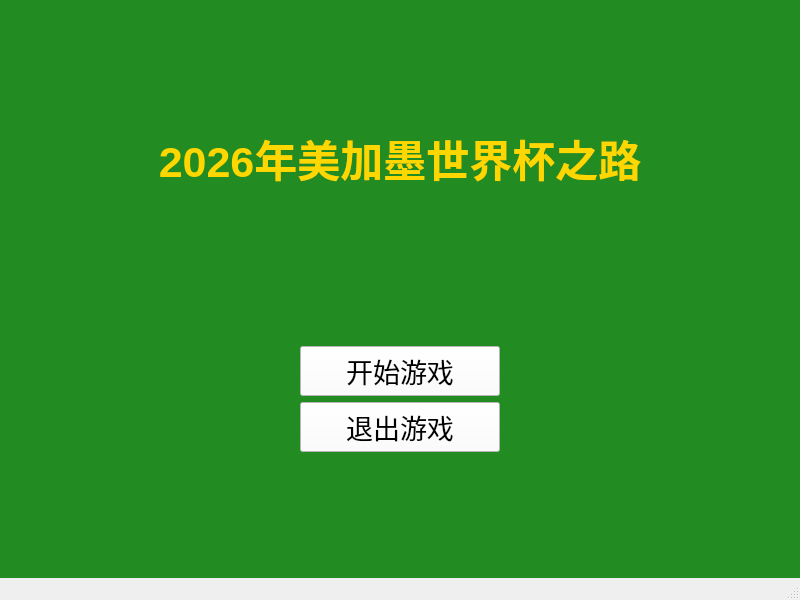
<?xml version="1.0" encoding="UTF-8"?>
<ui version="4.0">
 <class>StartWindow</class>
 <widget class="QMainWindow" name="StartWindow">
  <property name="geometry">
   <rect>
    <x>0</x>
    <y>0</y>
    <width>800</width>
    <height>600</height>
   </rect>
  </property>
  <property name="windowTitle">
   <string>2026年美加墨世界杯之路</string>
  </property>
  <widget class="QWidget" name="centralwidget">
   <property name="styleSheet">
    <string notr="true">background-color: #228B22;</string>
   </property>
   <layout class="QVBoxLayout" name="verticalLayout">
    <item>
     <spacer name="verticalSpacer_2">
      <property name="orientation">
       <enum>Qt::Vertical</enum>
      </property>
      <property name="sizeHint" stdset="0">
       <size>
        <width>20</width>
        <height>100</height>
       </size>
      </property>
     </spacer>
    </item>
    <item>
     <widget class="QLabel" name="titleLabel">
      <property name="font">
       <font>
        <pointsize>32</pointsize>
        <bold>true</bold>
       </font>
      </property>
      <property name="alignment">
       <set>Qt::AlignCenter</set>
      </property>
      <property name="text">
       <string>2026年美加墨世界杯之路</string>
      </property>
      <property name="styleSheet">
       <string notr="true">color: #FFD700;</string>
      </property>
     </widget>
    </item>
    <item>
     <spacer name="verticalSpacer">
      <property name="orientation">
       <enum>Qt::Vertical</enum>
      </property>
      <property name="sizeHint" stdset="0">
       <size>
        <width>20</width>
        <height>150</height>
       </size>
      </property>
     </spacer>
    </item>
    <item>
     <layout class="QHBoxLayout" name="horizontalLayout">
      <item>
       <spacer name="horizontalSpacer">
        <property name="orientation">
         <enum>Qt::Horizontal</enum>
        </property>
        <property name="sizeHint" stdset="0">
         <size>
          <width>40</width>
          <height>20</height>
         </size>
        </property>
       </spacer>
      </item>
      <item>
       <layout class="QVBoxLayout" name="verticalLayout_2">
        <item>
         <widget class="QPushButton" name="startButton">
          <property name="font">
           <font>
            <pointsize>20</pointsize>
           </font>
          </property>
          <property name="text">
           <string>开始游戏</string>
          </property>
          <property name="minimumSize">
           <size>
            <width>200</width>
            <height>50</height>
           </size>
          </property>
          <property name="maximumSize">
           <size>
            <width>200</width>
            <height>50</height>
           </size>
          </property>
          <property name="styleSheet">
           <string notr="true">background-color: #FFFFFF; color: #000000;</string>
          </property>
         </widget>
        </item>
        <item>
         <widget class="QPushButton" name="quitButton">
          <property name="font">
           <font>
            <pointsize>20</pointsize>
           </font>
          </property>
          <property name="text">
           <string>退出游戏</string>
          </property>
          <property name="minimumSize">
           <size>
            <width>200</width>
            <height>50</height>
           </size>
          </property>
          <property name="maximumSize">
           <size>
            <width>200</width>
            <height>50</height>
           </size>
          </property>
          <property name="styleSheet">
           <string notr="true">background-color: #FFFFFF; color: #000000;</string>
          </property>
         </widget>
        </item>
       </layout>
      </item>
      <item>
       <spacer name="horizontalSpacer_2">
        <property name="orientation">
         <enum>Qt::Horizontal</enum>
        </property>
        <property name="sizeHint" stdset="0">
         <size>
          <width>40</width>
          <height>20</height>
         </size>
        </property>
       </spacer>
      </item>
     </layout>
    </item>
    <item>
     <spacer name="verticalSpacer_3">
      <property name="orientation">
       <enum>Qt::Vertical</enum>
      </property>
      <property name="sizeHint" stdset="0">
       <size>
        <width>20</width>
        <height>100</height>
       </size>
      </property>
     </spacer>
    </item>
   </layout>
  </widget>
  <widget class="QMenuBar" name="menubar">
   <property name="geometry">
    <rect>
     <x>0</x>
     <y>0</y>
     <width>800</width>
     <height>26</height>
    </rect>
   </property>
  </widget>
  <widget class="QStatusBar" name="statusbar"/>
 </widget>
 <resources/>
 <connections/>
</ui>
